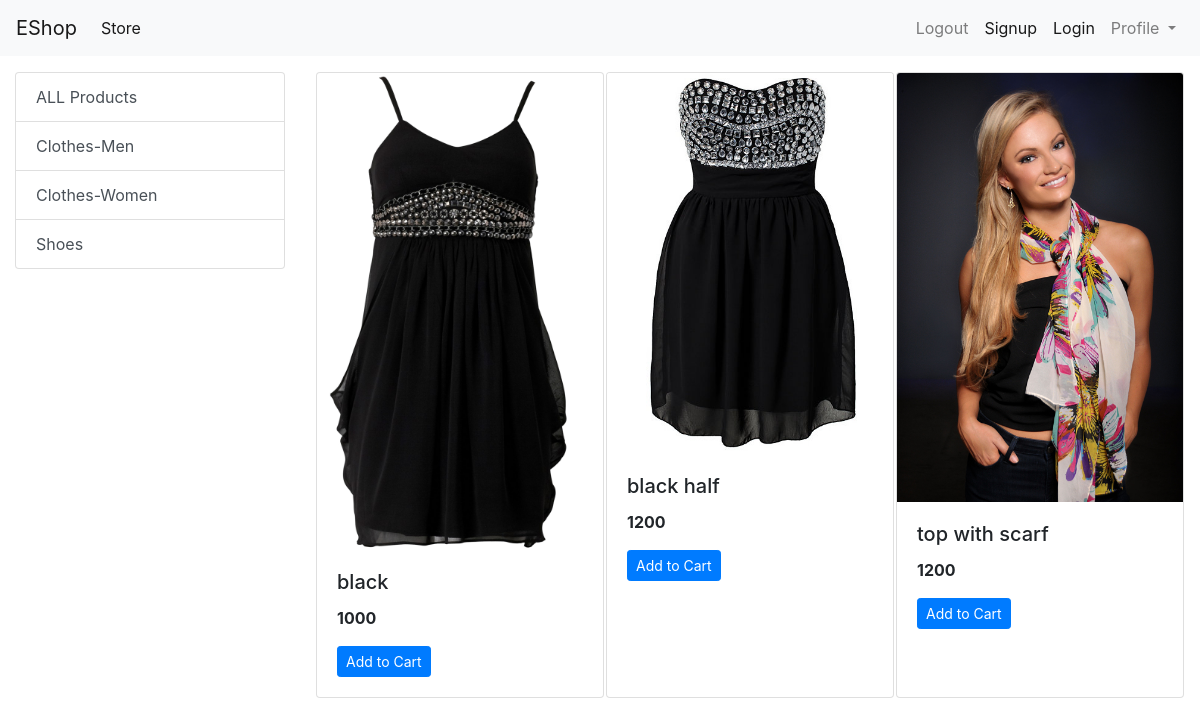
The app's page /?category=2 with its own data.
### store/models/category.py (models this page shows, shortened)
class Category(models.Model):
    name = models.CharField(max_length=20)
    @staticmethod
    def get_all_categories():
        return Category.objects.all()

### store/models/product.py (models this page shows, shortened)
class Product(models.Model):
    name = models.CharField(max_length=55)
    price = models.IntegerField(default=0)
    category = models.ForeignKey(Category, on_delete=models.CASCADE, default=1)
    description = models.CharField(max_length=200, default="", null= True, blank=True)
    image = models.ImageField(upload_to='uploads/products/')
    @staticmethod
    def get_all_products_by_categoryid(category_id):
        if category_id:
            return Product.objects.filter(category = category_id)
        else:
            return Product.get_all_products()

### store/views.py (the view)
# urls.py: path('', index, name='homepage'),
def index(request):
    products = None
    categories = Category.get_all_categories()
    categoryID = request.GET.get('category')
    if categoryID:
        products = Product.get_all_products_by_categoryid(categoryID)
    else:
        products = Product.get_all_products()
    data = {}
    data['products'] = products
    data['categories'] = categories
    return render(request, 'index.html', data)

### store/templates/index.html
{% extends 'base.html' %}
    {% block content %}
    <div class="container-fluid mt-3">
        <div class="row">
            <div class="col-lg-3 mx-auto">
                <div class="list-group">
                    <a href="/" class="list-group-item list-group-item-action ">ALL Products</a>
                    {% for category in categories %}
                    <a href="/?category={{category.id}}" class="list-group-item list-group-item-action ">{{category.name}}</a>
                    {% endfor %}
                </div>
            </div>
            <div id="products" class="col-lg-9 mx-auto">
                <div class="row mx-auto">
                    {%for product in products%}
                <div class="card mx-auto mb-3" style="width: 18rem;">
                    <img src="{{product.image.url}}" class="card-img-top" alt="...">
                    <div class="card-body">
                      <h5 class="card-title">{{product.name}}</h5>
                      <p class="card-text"><b>{{product.price}}</b></p>
                      <a href="#" class="btn btn-primary btn-sm">Add to Cart</a>
                </div>
                </div>
                {% endfor %}
                </div>
            </div>
        </div>
        </div>
    {% endblock %}

### records on screen
Category: name "Clothes-Men"
Category: name "Clothes-Women"
Category: name "Shoes"
Product: image (picture), name "black", price "1000"
Product: image (picture), name "black half", price "1200"
Product: image (picture), name "top with scarf", price "1200"
